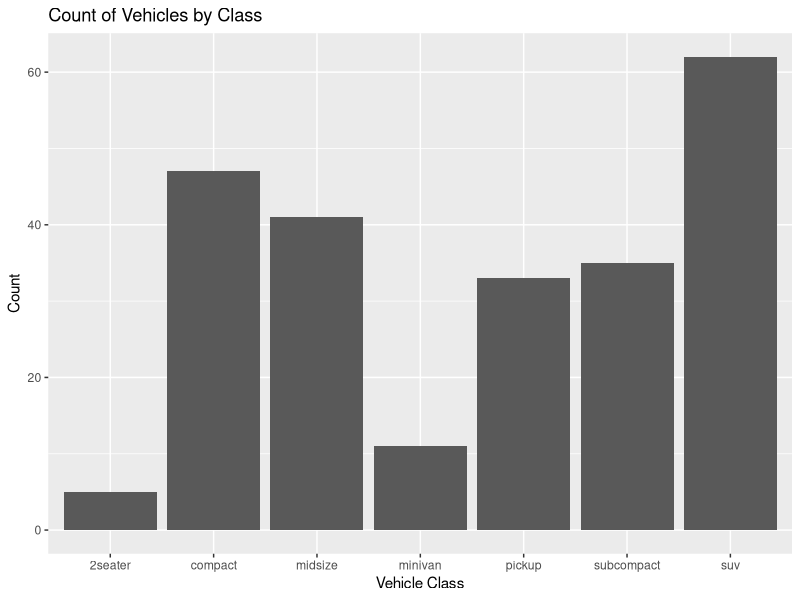

Reproduce this figure in R.
## ---- chunk 1
library(ggplot2)

ggplot(mpg, aes(x = class)) +
  geom_bar() +
  labs(
    title = "Count of Vehicles by Class",
    x = "Vehicle Class",
    y = "Count"
  )
